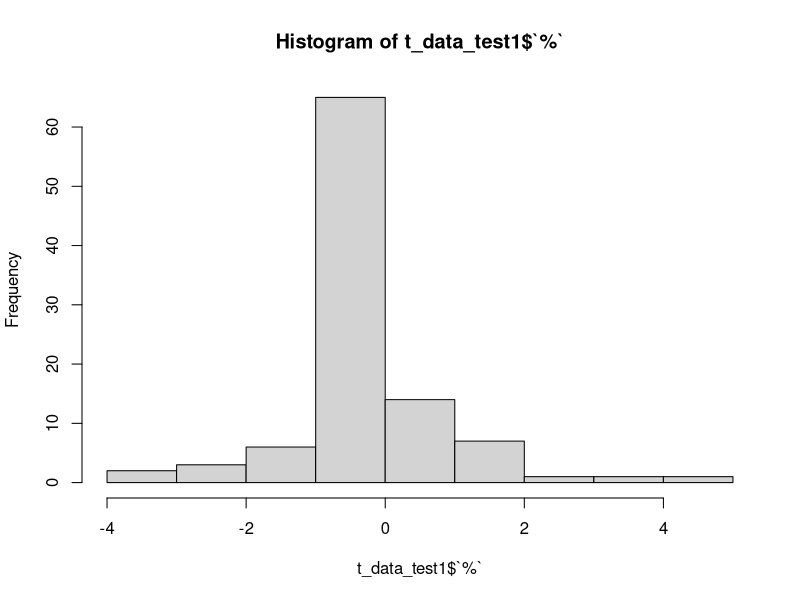

This chart was generated by the following R code:
library(tidyverse)

set.seed(1)
t1 <- tibble(
  t = 0,
  test_name = "test_name",
  test_id = "id_n",
  group = "group_n",
  index = rep(1:10, each = 5),
  sweep_val = rep(1:5, 10),
  sweep_par = "x",
  unit = "v",
  data = rep(1:5 + 2, 10),
) |> mutate(data = data + rnorm(50, sd = 0.05))

set.seed(2)
t2 <- tibble(
  t = 33,
  test_name = "test_name",
  test_id = "id_n",
  group = "group_n",
  index = rep(1:10, each = 5),
  sweep_val = rep(1:5, 10),
  sweep_par = "x",
  unit = "v",
  data = rep(1:5 + 2, 10),
) |> mutate(data = data + rnorm(50, sd = 0.05))

t_data_test1 <- rbind(t1, t2) |>
  mutate(ref = rep(t1$data, 2)) |>
  mutate(delta = data - ref) |>
  mutate(`%` = delta / ref * 100)

t_data_test2 <- t_data_test1 |>
  filter(sweep_val == 1) |>
  mutate(sweep_val = NA, sweep_par = NA)

hist(t_data_test1$`%`)

write_tsv(t_data_test1, "data_test1.tsv")
write_tsv(t_data_test2, "data_test2.tsv")


